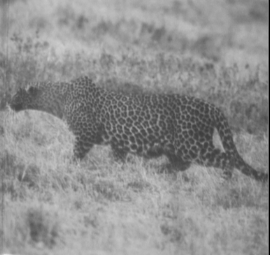
#> input picture ECE271A/homework1/cheetah.bmp, 270 x 255 px, found by its file name
$ jupyter execute --allow-errors hw2_ECE271A_Bhattacharya_Distance.ipynb
#> lines starting #> are read from the running program, lines starting #| are printed output that depends on the picture
[cell 1]
import numpy as np
import matplotlib.pyplot as plt
import scipy
from scipy.io import loadmat
from scipy.fftpack import dct
from PIL import Image
import warnings
warnings.filterwarnings('ignore')

[cell 2]
def zigzag(matrix):
    zigzag_pattern = [
        [0, 1, 5, 6, 14, 15, 27, 28],
        [2, 4, 7, 13, 16, 26, 29, 42],
        [3, 8, 12, 17, 25, 30, 41, 43],
        [9, 11, 18, 24, 31, 40, 44, 53],
        [10, 19, 23, 32, 39, 45, 52, 54],
        [20, 22, 33, 38, 46, 51, 55, 60],
        [21, 34, 37, 47, 50, 56, 59, 61],
        [35, 36, 48, 49, 57, 58, 62, 63]
    ]

    result = np.zeros(64)
    for i in range(8):
        for j in range(8):
            result[zigzag_pattern[i][j]] = matrix[i, j]
    return result

def dct2(block):
    return dct(dct(block.T, norm='ortho').T, norm='ortho')

def bhattacharyya_distance(mean1, var1, mean2, var2):
    """
    Calculate Bhattacharyya Distance for univariate Gaussian distributions

    Formula for univariate Gaussians:
    DB = 0.25 * ln(0.25 * (σ₁²/σ₂² + σ₂²/σ₁² + 2)) + 0.25 * (μ₁ - μ₂)² * (1/σ₁² + 1/σ₂²)

    Higher distance = better class separation
    Range: [0, ∞)
    """
    var1 = np.where(var1 == 0, 1e-10, var1)
    var2 = np.where(var2 == 0, 1e-10, var2)

    term1 = 0.25 * np.log(0.25 * (var1/var2 + var2/var1 + 2))

    term2 = 0.25 * (mean1 - mean2) ** 2 * (1/var1 + 1/var2)

    return term1 + term2

#> (a cell that did not finish here is left out)

[cell 4]
print("\n" + "=" * 60)
print("Problem B: Loading training data and computing statistics")
print("=" * 60)

#> (the rest of this cell did not finish here and is left out)

#> (a cell that did not finish here is left out)

[cell 6]
fig = plt.figure(figsize=(16, 16))

#> (the rest of this cell did not finish here and is left out)

[cell 7]
print("\n" + "=" * 60)
print("Problem C(i): Classification using 64D Gaussian")
print("=" * 60)

img = np.array(Image.open('cheetah.bmp').convert('L'), dtype=np.float64) / 255.0

img = np.pad(img, ((4, 3), (4, 3)), mode='constant', constant_values=0)
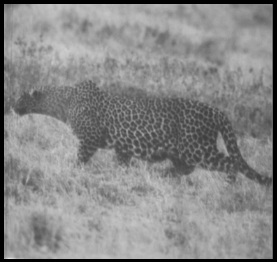
#> img: shape (262, 277) float64; min 0, max 0.867, mean 0.53

m, n = img.shape
#> m = 262; n = 277
Blocks = np.ones((m - 7, n - 7))

#> (the rest of this cell did not finish here and is left out)


$ run again, with ECE271A/homework1/comparison.jpg saved as ECE271A/homework1/cheetah.bmp
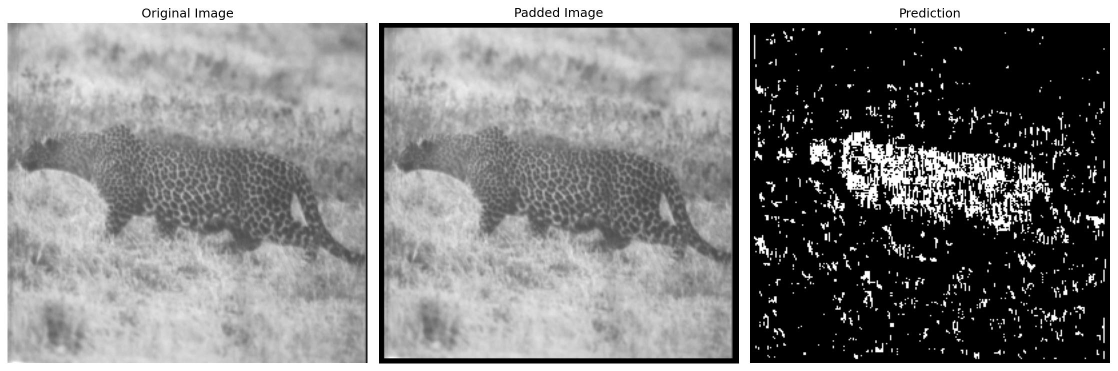
#> input picture ECE271A/homework1/comparison.jpg, 2235 x 742 px, found by its file name (shown at 1/2 size)
#> `img = np.pad(img, ((4, 3), (4, 3)), mode='constant', constant_values=0)`:
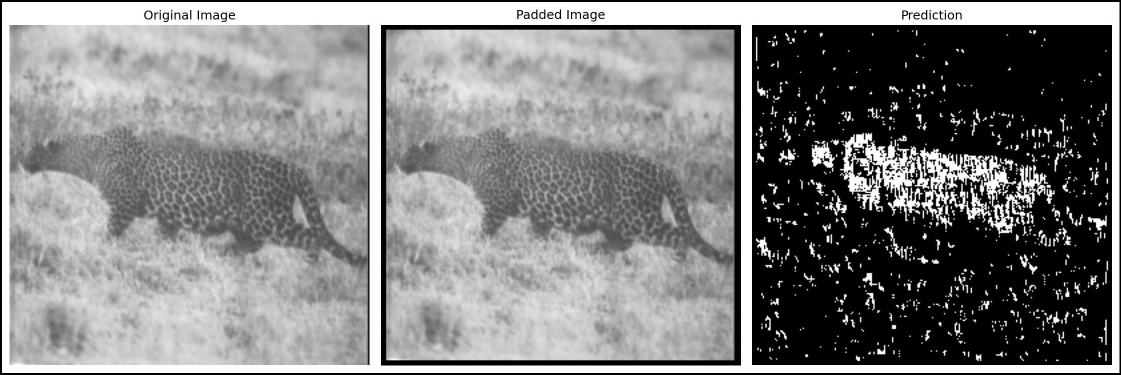
#> img: shape (749, 2242) float64 (shown at 1/2 size); min 0, max 1, mean 0.508

$ run again, with ECE271A/homework1/error_analysis.jpg saved as ECE271A/homework1/cheetah.bmp
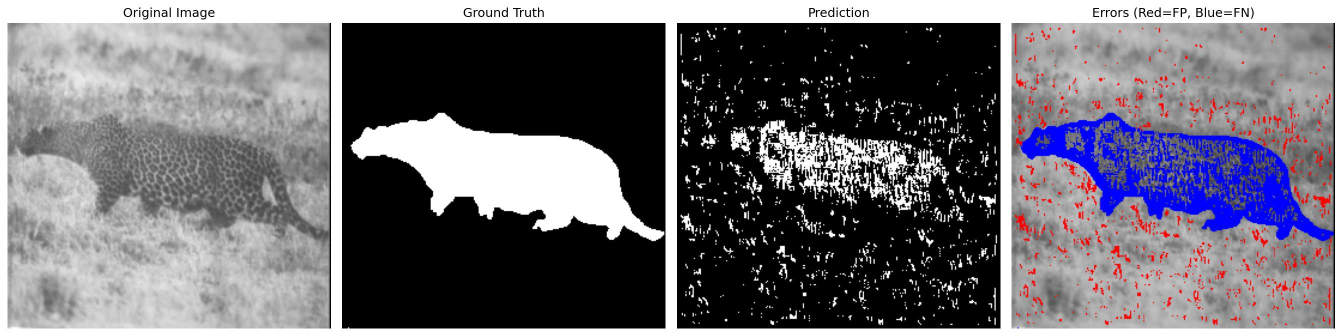
#> input picture ECE271A/homework1/error_analysis.jpg, 2685 x 672 px, found by its file name (shown at 1/2 size)
#> `img = np.array(Image.open('cheetah.bmp').convert('L'), dtype=np.float6..`:
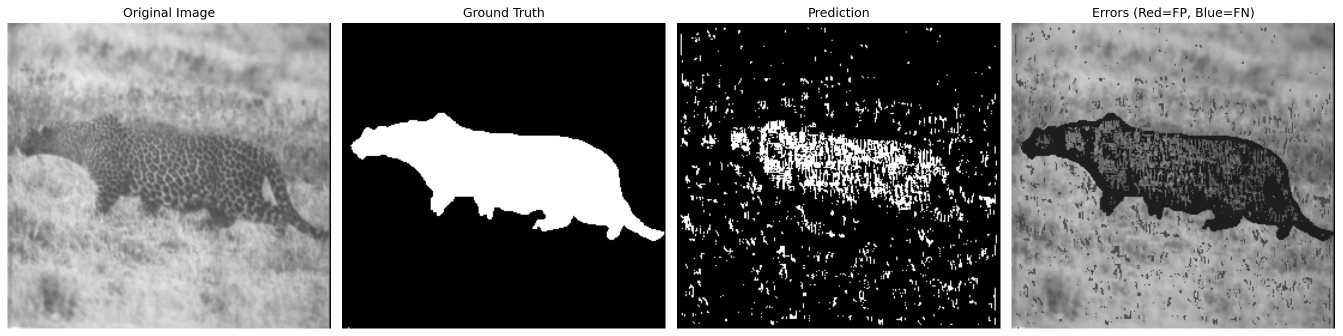
#> img: shape (672, 2685) float64 (shown at 1/2 size); min 0, max 1, mean 0.44
#> `img = np.pad(img, ((4, 3), (4, 3)), mode='constant', constant_values=0)`:
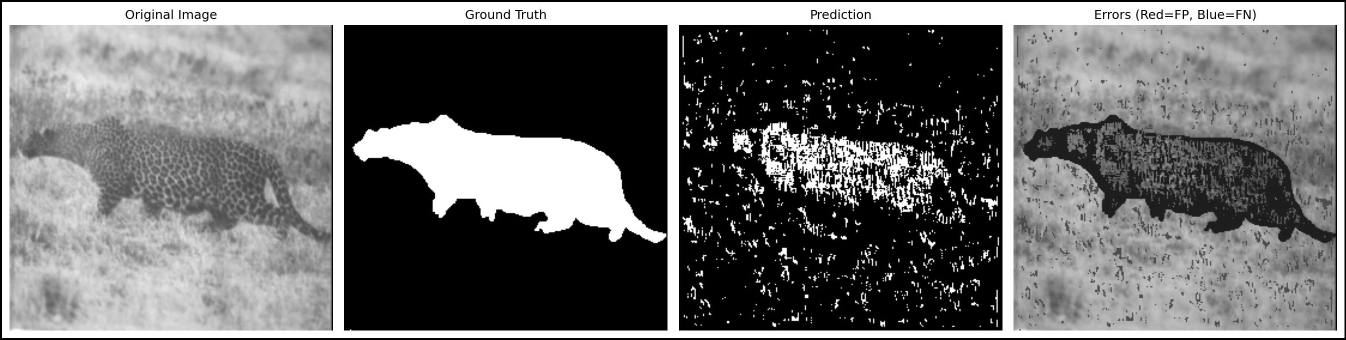
#> img: shape (679, 2692) float64 (shown at 1/2 size); min 0, max 1, mean 0.434
